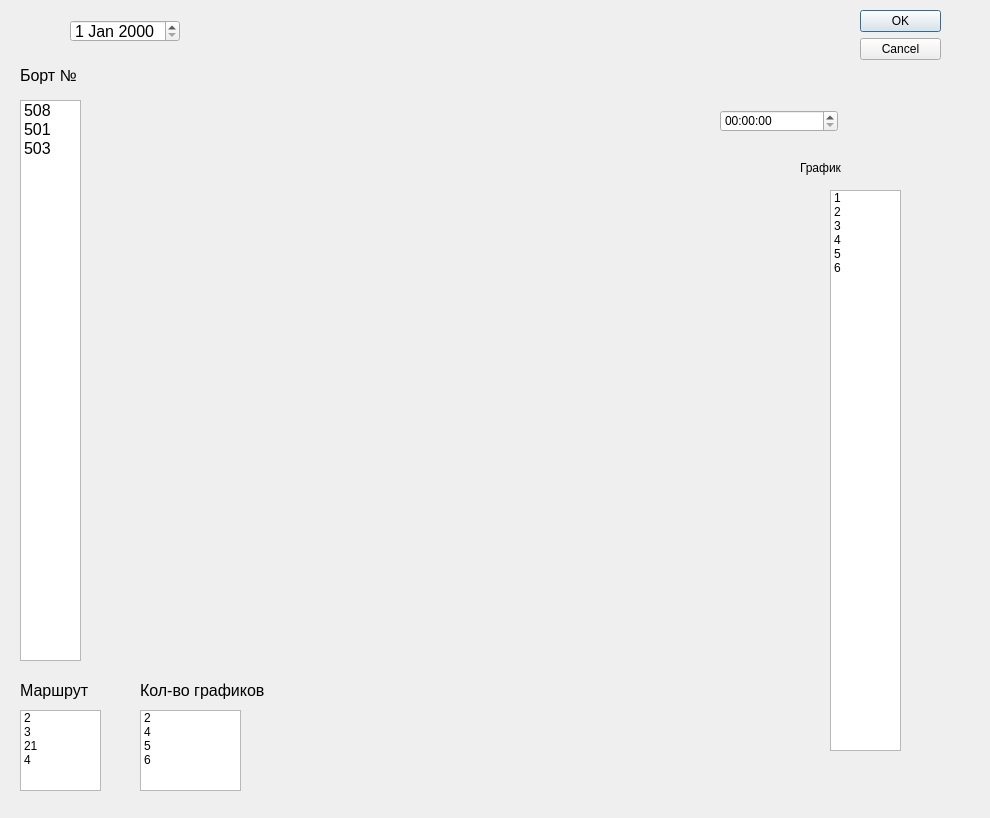
<?xml version="1.0" encoding="UTF-8"?>
<ui version="4.0">
 <class>Dialog</class>
 <widget class="QDialog" name="Dialog">
  <property name="geometry">
   <rect>
    <x>0</x>
    <y>0</y>
    <width>990</width>
    <height>818</height>
   </rect>
  </property>
  <property name="windowTitle">
   <string>Наряд</string>
  </property>
  <property name="modal">
   <bool>true</bool>
  </property>
  <widget class="QDialogButtonBox" name="buttonBox">
   <property name="geometry">
    <rect>
     <x>860</x>
     <y>10</y>
     <width>81</width>
     <height>461</height>
    </rect>
   </property>
   <property name="orientation">
    <enum>Qt::Vertical</enum>
   </property>
   <property name="standardButtons">
    <set>QDialogButtonBox::Cancel|QDialogButtonBox::Ok</set>
   </property>
  </widget>
  <widget class="QDateEdit" name="dateEdit">
   <property name="geometry">
    <rect>
     <x>70</x>
     <y>20</y>
     <width>110</width>
     <height>22</height>
    </rect>
   </property>
   <property name="font">
    <font>
     <pointsize>12</pointsize>
    </font>
   </property>
  </widget>
  <widget class="QListWidget" name="listWidget">
   <property name="geometry">
    <rect>
     <x>20</x>
     <y>100</y>
     <width>61</width>
     <height>561</height>
    </rect>
   </property>
   <property name="font">
    <font>
     <pointsize>12</pointsize>
    </font>
   </property>
   <item>
    <property name="text">
     <string>508</string>
    </property>
   </item>
   <item>
    <property name="text">
     <string>501</string>
    </property>
   </item>
   <item>
    <property name="text">
     <string>503</string>
    </property>
   </item>
  </widget>
  <widget class="QLabel" name="label">
   <property name="geometry">
    <rect>
     <x>20</x>
     <y>60</y>
     <width>61</width>
     <height>31</height>
    </rect>
   </property>
   <property name="font">
    <font>
     <pointsize>12</pointsize>
    </font>
   </property>
   <property name="text">
    <string>Борт №</string>
   </property>
  </widget>
  <widget class="QListWidget" name="listWidget_2">
   <property name="geometry">
    <rect>
     <x>20</x>
     <y>710</y>
     <width>81</width>
     <height>81</height>
    </rect>
   </property>
   <item>
    <property name="text">
     <string>2</string>
    </property>
   </item>
   <item>
    <property name="text">
     <string>3</string>
    </property>
   </item>
   <item>
    <property name="text">
     <string>21</string>
    </property>
   </item>
   <item>
    <property name="text">
     <string>4</string>
    </property>
   </item>
  </widget>
  <widget class="QLabel" name="label_2">
   <property name="geometry">
    <rect>
     <x>20</x>
     <y>680</y>
     <width>71</width>
     <height>21</height>
    </rect>
   </property>
   <property name="font">
    <font>
     <pointsize>12</pointsize>
    </font>
   </property>
   <property name="text">
    <string>Маршрут</string>
   </property>
  </widget>
  <widget class="QListWidget" name="listWidget_3">
   <property name="geometry">
    <rect>
     <x>140</x>
     <y>710</y>
     <width>101</width>
     <height>81</height>
    </rect>
   </property>
   <item>
    <property name="text">
     <string>2</string>
    </property>
   </item>
   <item>
    <property name="text">
     <string>4</string>
    </property>
   </item>
   <item>
    <property name="text">
     <string>5</string>
    </property>
   </item>
   <item>
    <property name="text">
     <string>6</string>
    </property>
   </item>
  </widget>
  <widget class="QListWidget" name="listWidget_4">
   <property name="geometry">
    <rect>
     <x>830</x>
     <y>190</y>
     <width>71</width>
     <height>561</height>
    </rect>
   </property>
   <item>
    <property name="text">
     <string>1</string>
    </property>
   </item>
   <item>
    <property name="text">
     <string>2</string>
    </property>
   </item>
   <item>
    <property name="text">
     <string>3</string>
    </property>
   </item>
   <item>
    <property name="text">
     <string>4</string>
    </property>
   </item>
   <item>
    <property name="text">
     <string>5</string>
    </property>
   </item>
   <item>
    <property name="text">
     <string>6</string>
    </property>
   </item>
  </widget>
  <widget class="QTimeEdit" name="timeEdit">
   <property name="geometry">
    <rect>
     <x>720</x>
     <y>110</y>
     <width>118</width>
     <height>22</height>
    </rect>
   </property>
  </widget>
  <widget class="QLabel" name="label_3">
   <property name="geometry">
    <rect>
     <x>140</x>
     <y>680</y>
     <width>131</width>
     <height>21</height>
    </rect>
   </property>
   <property name="font">
    <font>
     <pointsize>12</pointsize>
    </font>
   </property>
   <property name="text">
    <string>Кол-во графиков</string>
   </property>
  </widget>
  <widget class="QLabel" name="label_4">
   <property name="geometry">
    <rect>
     <x>800</x>
     <y>160</y>
     <width>51</width>
     <height>16</height>
    </rect>
   </property>
   <property name="text">
    <string>График</string>
   </property>
  </widget>
  <widget class="QWidget" name="verticalLayoutWidget">
   <property name="geometry">
    <rect>
     <x>10</x>
     <y>670</y>
     <width>341</width>
     <height>141</height>
    </rect>
   </property>
   <layout class="QVBoxLayout" name="verticalLayout"/>
  </widget>
 </widget>
 <resources/>
 <connections>
  <connection>
   <sender>buttonBox</sender>
   <signal>accepted()</signal>
   <receiver>Dialog</receiver>
   <slot>accept()</slot>
   <hints>
    <hint type="sourcelabel">
     <x>248</x>
     <y>254</y>
    </hint>
    <hint type="destinationlabel">
     <x>157</x>
     <y>274</y>
    </hint>
   </hints>
  </connection>
  <connection>
   <sender>buttonBox</sender>
   <signal>rejected()</signal>
   <receiver>Dialog</receiver>
   <slot>reject()</slot>
   <hints>
    <hint type="sourcelabel">
     <x>316</x>
     <y>260</y>
    </hint>
    <hint type="destinationlabel">
     <x>286</x>
     <y>274</y>
    </hint>
   </hints>
  </connection>
 </connections>
</ui>
